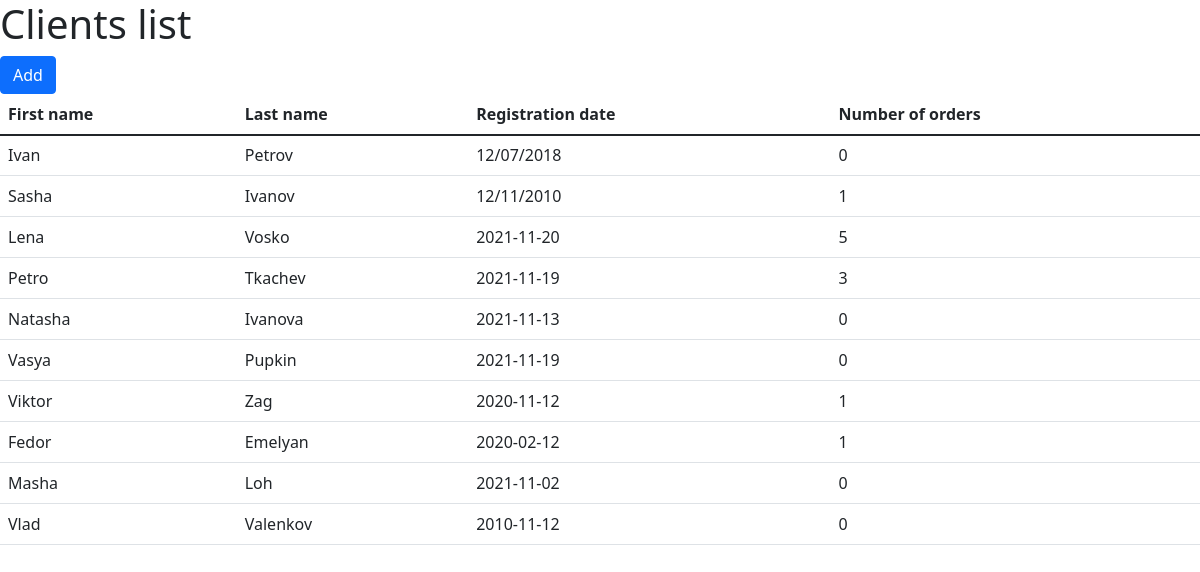
The app's page /clients-list with its own data.
### main.py (models this page shows, shortened)
class Clients(db.Model):
    id = db.Column(db.Integer, primary_key=True)
    passport_number = db.Column(db.String(30), nullable=False)
    first_name = db.Column(db.String(45), nullable=False)
    last_name = db.Column(db.String(45), nullable=False)
    registration_date = db.Column(db.String(45), nullable=False)

### main.py (the view)
@rental_cars.route('/clients-list')
def clients_list():
    g.db = sqlite3.connect('rental_cars.db')
    cur = g.db.execute("""SELECT first_name, last_name, registration_date, COUNT(client_id) FROM
                         (SELECT clients.*, orders.client_id FROM clients
                          LEFT JOIN orders ON clients.id = orders.client_id) GROUP BY id""")
    linked_clients = cur.fetchall()
    g.db.close()
    return render_template('clients-list.html', linked_clients=linked_clients)

### templates/clients-list.html (shortened to what this page needs)
{% extends 'documentation/html_prototype/static_prototype.html' %}
{% block body %}
<h1>Clients list</h1>
<a href="/add-client" class="btn btn-primary">Add</a>
<table class="table">
    <thead>
        <tr>
            <th scope="col">First name</th>
            <th scope="col">Last name</th>
            <th scope="col">Registration date</th>
            <th scope="col">Number of orders</th>
        </tr>
    </thead>
    <tbody>
        <tr>
            {% for row in linked_clients %}
                <tr>
                    <td>{{ row[0] }}</td>
                    <td>{{ row[1] }}</td>
                    <td>{{ row[2] }}</td>
                    <td>{{ row[3] }}</td>
                </tr>
            {% endfor %}
        </tr>
    </tbody>
</table>
{% endblock %}

### records on screen
Clients: first_name "Ivan", last_name "Petrov", registration_date "12/07/2018", row "0"
Clients: first_name "Sasha", last_name "Ivanov", registration_date "12/11/2010", row "1"
Clients: first_name "Lena", last_name "Vosko", registration_date "2021-11-20", row "5"
Clients: first_name "Petro", last_name "Tkachev", registration_date "2021-11-19", row "3"
Clients: first_name "Natasha", last_name "Ivanova", registration_date "2021-11-13", row "0"
Clients: first_name "Vasya", last_name "Pupkin", registration_date "2021-11-19", row "0"
Clients: first_name "Viktor", last_name "Zag", registration_date "2020-11-12", row "1"
Clients: first_name "Fedor", last_name "Emelyan", registration_date "2020-02-12", row "1"
Clients: first_name "Masha", last_name "Loh", registration_date "2021-11-02", row "0"
Clients: first_name "Vlad", last_name "Valenkov", registration_date "2010-11-12", row "0"
